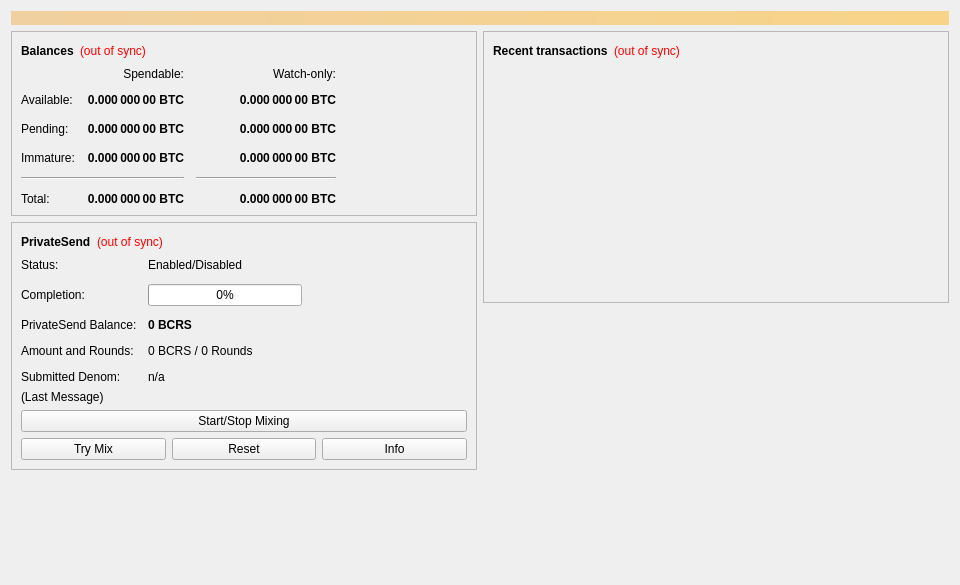
<?xml version="1.0" encoding="UTF-8"?>
<ui version="4.0">
 <class>OverviewPage</class>
 <widget class="QWidget" name="OverviewPage">
  <property name="geometry">
   <rect>
    <x>0</x>
    <y>0</y>
    <width>960</width>
    <height>585</height>
   </rect>
  </property>
  <property name="minimumSize">
   <size>
    <width>960</width>
    <height>0</height>
   </size>
  </property>
  <property name="windowTitle">
   <string>Form</string>
  </property>
  <layout class="QVBoxLayout" name="topLayout">
   <item>
    <widget class="QLabel" name="labelAlerts">
     <property name="visible">
      <bool>false</bool>
     </property>
     <property name="styleSheet">
      <string notr="true">QLabel { background-color: qlineargradient(x1: 0, y1: 0, x2: 1, y2: 0, stop:0 #F0D0A0, stop:1 #F8D488); color:#000000; }</string>
     </property>
     <property name="wordWrap">
      <bool>true</bool>
     </property>
     <property name="margin">
      <number>3</number>
     </property>
     <property name="textInteractionFlags">
      <set>Qt::TextSelectableByMouse</set>
     </property>
    </widget>
   </item>
   <item>
    <layout class="QHBoxLayout" name="horizontalLayout" stretch="1,1">
     <item>
      <layout class="QVBoxLayout" name="verticalLayout_2">
       <item>
        <widget class="QFrame" name="frame">
         <property name="frameShape">
          <enum>QFrame::StyledPanel</enum>
         </property>
         <property name="frameShadow">
          <enum>QFrame::Raised</enum>
         </property>
         <layout class="QVBoxLayout" name="verticalLayout_4">
          <item>
           <layout class="QHBoxLayout" name="horizontalLayout_4">
            <item>
             <widget class="QLabel" name="label_5">
              <property name="font">
               <font>
                <weight>75</weight>
                <bold>true</bold>
               </font>
              </property>
              <property name="text">
               <string>Balances</string>
              </property>
             </widget>
            </item>
            <item>
             <widget class="QLabel" name="labelWalletStatus">
              <property name="toolTip">
               <string>The displayed information may be out of date. Your wallet automatically synchronizes with the Bitcreds network after a connection is established, but this process has not completed yet.</string>
              </property>
              <property name="styleSheet">
               <string notr="true">QLabel { color: red; }</string>
              </property>
              <property name="text">
               <string notr="true">(out of sync)</string>
              </property>
              <property name="alignment">
               <set>Qt::AlignLeading|Qt::AlignLeft|Qt::AlignVCenter</set>
              </property>
             </widget>
            </item>
            <item>
             <spacer name="horizontalSpacer_3">
              <property name="orientation">
               <enum>Qt::Horizontal</enum>
              </property>
              <property name="sizeHint" stdset="0">
               <size>
                <width>40</width>
                <height>20</height>
               </size>
              </property>
             </spacer>
            </item>
           </layout>
          </item>
          <item>
           <layout class="QGridLayout" name="gridLayout">
            <property name="spacing">
             <number>12</number>
            </property>
            <item row="2" column="2">
             <widget class="QLabel" name="labelWatchPending">
              <property name="font">
               <font>
                <weight>75</weight>
                <bold>true</bold>
               </font>
              </property>
              <property name="cursor">
               <cursorShape>IBeamCursor</cursorShape>
              </property>
              <property name="toolTip">
               <string>Unconfirmed transactions to watch-only addresses</string>
              </property>
              <property name="text">
               <string notr="true">0.000 000 00 BTC</string>
              </property>
              <property name="alignment">
               <set>Qt::AlignRight|Qt::AlignTrailing|Qt::AlignVCenter</set>
              </property>
              <property name="textInteractionFlags">
               <set>Qt::LinksAccessibleByMouse|Qt::TextSelectableByKeyboard|Qt::TextSelectableByMouse</set>
              </property>
             </widget>
            </item>
            <item row="2" column="1">
             <widget class="QLabel" name="labelUnconfirmed">
              <property name="font">
               <font>
                <weight>75</weight>
                <bold>true</bold>
               </font>
              </property>
              <property name="cursor">
               <cursorShape>IBeamCursor</cursorShape>
              </property>
              <property name="toolTip">
               <string>Total of transactions that have yet to be confirmed, and do not yet count toward the spendable balance</string>
              </property>
              <property name="text">
               <string notr="true">0.000 000 00 BTC</string>
              </property>
              <property name="alignment">
               <set>Qt::AlignRight|Qt::AlignTrailing|Qt::AlignVCenter</set>
              </property>
              <property name="textInteractionFlags">
               <set>Qt::LinksAccessibleByMouse|Qt::TextSelectableByKeyboard|Qt::TextSelectableByMouse</set>
              </property>
             </widget>
            </item>
            <item row="3" column="2">
             <widget class="QLabel" name="labelWatchImmature">
              <property name="font">
               <font>
                <weight>75</weight>
                <bold>true</bold>
               </font>
              </property>
              <property name="cursor">
               <cursorShape>IBeamCursor</cursorShape>
              </property>
              <property name="toolTip">
               <string>Mined balance in watch-only addresses that has not yet matured</string>
              </property>
              <property name="text">
               <string notr="true">0.000 000 00 BTC</string>
              </property>
              <property name="alignment">
               <set>Qt::AlignRight|Qt::AlignTrailing|Qt::AlignVCenter</set>
              </property>
              <property name="textInteractionFlags">
               <set>Qt::LinksAccessibleByMouse|Qt::TextSelectableByKeyboard|Qt::TextSelectableByMouse</set>
              </property>
             </widget>
            </item>
            <item row="4" column="0" colspan="2">
             <widget class="Line" name="lineSpendableBalance">
              <property name="orientation">
               <enum>Qt::Horizontal</enum>
              </property>
             </widget>
            </item>
            <item row="4" column="2">
             <widget class="Line" name="lineWatchBalance">
              <property name="sizePolicy">
               <sizepolicy hsizetype="Preferred" vsizetype="Fixed">
                <horstretch>0</horstretch>
                <verstretch>0</verstretch>
               </sizepolicy>
              </property>
              <property name="minimumSize">
               <size>
                <width>140</width>
                <height>0</height>
               </size>
              </property>
              <property name="orientation">
               <enum>Qt::Horizontal</enum>
              </property>
             </widget>
            </item>
            <item row="5" column="0">
             <widget class="QLabel" name="labelTotalText">
              <property name="text">
               <string>Total:</string>
              </property>
             </widget>
            </item>
            <item row="3" column="1">
             <widget class="QLabel" name="labelImmature">
              <property name="font">
               <font>
                <weight>75</weight>
                <bold>true</bold>
               </font>
              </property>
              <property name="cursor">
               <cursorShape>IBeamCursor</cursorShape>
              </property>
              <property name="toolTip">
               <string>Mined balance that has not yet matured</string>
              </property>
              <property name="text">
               <string notr="true">0.000 000 00 BTC</string>
              </property>
              <property name="alignment">
               <set>Qt::AlignRight|Qt::AlignTrailing|Qt::AlignVCenter</set>
              </property>
              <property name="textInteractionFlags">
               <set>Qt::LinksAccessibleByMouse|Qt::TextSelectableByKeyboard|Qt::TextSelectableByMouse</set>
              </property>
             </widget>
            </item>
            <item row="2" column="3">
             <spacer name="horizontalSpacer_2">
              <property name="orientation">
               <enum>Qt::Horizontal</enum>
              </property>
              <property name="sizeHint" stdset="0">
               <size>
                <width>40</width>
                <height>20</height>
               </size>
              </property>
             </spacer>
            </item>
            <item row="3" column="0">
             <widget class="QLabel" name="labelImmatureText">
              <property name="text">
               <string>Immature:</string>
              </property>
             </widget>
            </item>
            <item row="5" column="1">
             <widget class="QLabel" name="labelTotal">
              <property name="font">
               <font>
                <weight>75</weight>
                <bold>true</bold>
               </font>
              </property>
              <property name="cursor">
               <cursorShape>IBeamCursor</cursorShape>
              </property>
              <property name="toolTip">
               <string>Your current total balance</string>
              </property>
              <property name="text">
               <string notr="true">0.000 000 00 BTC</string>
              </property>
              <property name="alignment">
               <set>Qt::AlignRight|Qt::AlignTrailing|Qt::AlignVCenter</set>
              </property>
              <property name="textInteractionFlags">
               <set>Qt::LinksAccessibleByMouse|Qt::TextSelectableByKeyboard|Qt::TextSelectableByMouse</set>
              </property>
             </widget>
            </item>
            <item row="5" column="2">
             <widget class="QLabel" name="labelWatchTotal">
              <property name="font">
               <font>
                <weight>75</weight>
                <bold>true</bold>
               </font>
              </property>
              <property name="cursor">
               <cursorShape>IBeamCursor</cursorShape>
              </property>
              <property name="toolTip">
               <string>Current total balance in watch-only addresses</string>
              </property>
              <property name="text">
               <string notr="true">0.000 000 00 BTC</string>
              </property>
              <property name="alignment">
               <set>Qt::AlignRight|Qt::AlignTrailing|Qt::AlignVCenter</set>
              </property>
              <property name="textInteractionFlags">
               <set>Qt::LinksAccessibleByMouse|Qt::TextSelectableByKeyboard|Qt::TextSelectableByMouse</set>
              </property>
             </widget>
            </item>
            <item row="0" column="2">
             <widget class="QLabel" name="labelWatchonly">
              <property name="text">
               <string>Watch-only:</string>
              </property>
              <property name="alignment">
               <set>Qt::AlignRight|Qt::AlignTrailing|Qt::AlignVCenter</set>
              </property>
             </widget>
            </item>
            <item row="1" column="0">
             <widget class="QLabel" name="labelBalanceText">
              <property name="text">
               <string>Available:</string>
              </property>
             </widget>
            </item>
            <item row="1" column="1">
             <widget class="QLabel" name="labelBalance">
              <property name="font">
               <font>
                <weight>75</weight>
                <bold>true</bold>
               </font>
              </property>
              <property name="cursor">
               <cursorShape>IBeamCursor</cursorShape>
              </property>
              <property name="toolTip">
               <string>Your current spendable balance</string>
              </property>
              <property name="text">
               <string notr="true">0.000 000 00 BTC</string>
              </property>
              <property name="alignment">
               <set>Qt::AlignRight|Qt::AlignTrailing|Qt::AlignVCenter</set>
              </property>
              <property name="textInteractionFlags">
               <set>Qt::LinksAccessibleByMouse|Qt::TextSelectableByKeyboard|Qt::TextSelectableByMouse</set>
              </property>
             </widget>
            </item>
            <item row="1" column="2">
             <widget class="QLabel" name="labelWatchAvailable">
              <property name="font">
               <font>
                <weight>75</weight>
                <bold>true</bold>
               </font>
              </property>
              <property name="cursor">
               <cursorShape>IBeamCursor</cursorShape>
              </property>
              <property name="toolTip">
               <string>Your current balance in watch-only addresses</string>
              </property>
              <property name="text">
               <string notr="true">0.000 000 00 BTC</string>
              </property>
              <property name="alignment">
               <set>Qt::AlignRight|Qt::AlignTrailing|Qt::AlignVCenter</set>
              </property>
              <property name="textInteractionFlags">
               <set>Qt::LinksAccessibleByMouse|Qt::TextSelectableByKeyboard|Qt::TextSelectableByMouse</set>
              </property>
             </widget>
            </item>
            <item row="2" column="0">
             <widget class="QLabel" name="labelPendingText">
              <property name="text">
               <string>Pending:</string>
              </property>
             </widget>
            </item>
            <item row="0" column="1">
             <widget class="QLabel" name="labelSpendable">
              <property name="text">
               <string>Spendable:</string>
              </property>
              <property name="alignment">
               <set>Qt::AlignRight|Qt::AlignTrailing|Qt::AlignVCenter</set>
              </property>
             </widget>
            </item>
           </layout>
          </item>
         </layout>
        </widget>
       </item>
       <item>
        <widget class="QFrame" name="framePrivateSend">
         <property name="layoutDirection">
          <enum>Qt::LeftToRight</enum>
         </property>
         <property name="frameShape">
          <enum>QFrame::StyledPanel</enum>
         </property>
         <property name="frameShadow">
          <enum>QFrame::Raised</enum>
         </property>
         <layout class="QVBoxLayout" name="VerticalLayout_PS1">
          <item>
           <layout class="QHBoxLayout" name="horizontalLayout_5">
            <item>
             <widget class="QLabel" name="labelPrivateSendHeader">
              <property name="font">
               <font>
                <weight>75</weight>
                <bold>true</bold>
               </font>
              </property>
              <property name="text">
               <string>PrivateSend</string>
              </property>
             </widget>
            </item>
            <item>
             <widget class="QLabel" name="labelPrivateSendSyncStatus">
              <property name="toolTip">
               <string>The displayed information may be out of date. Your wallet automatically synchronizes with the Bitcreds network after a connection is established, but this process has not completed yet.</string>
              </property>
              <property name="styleSheet">
               <string notr="true">QLabel { color: red; }</string>
              </property>
              <property name="text">
               <string notr="true">(out of sync)</string>
              </property>
              <property name="alignment">
               <set>Qt::AlignLeading|Qt::AlignLeft|Qt::AlignVCenter</set>
              </property>
             </widget>
            </item>
            <item>
             <spacer name="horizontalSpacer_4">
              <property name="orientation">
               <enum>Qt::Horizontal</enum>
              </property>
              <property name="sizeHint" stdset="0">
               <size>
                <width>40</width>
                <height>20</height>
               </size>
              </property>
             </spacer>
            </item>
           </layout>
          </item>
          <item>
           <layout class="QFormLayout" name="privateSendFormLayout">
            <property name="fieldGrowthPolicy">
             <enum>QFormLayout::AllNonFixedFieldsGrow</enum>
            </property>
            <property name="horizontalSpacing">
             <number>11</number>
            </property>
            <property name="verticalSpacing">
             <number>12</number>
            </property>
            <item row="0" column="0">
             <widget class="QLabel" name="labelPrivateSendEnabledText">
              <property name="text">
               <string>Status:</string>
              </property>
             </widget>
            </item>
            <item row="0" column="1">
             <widget class="QLabel" name="labelPrivateSendEnabled">
              <property name="text">
               <string>Enabled/Disabled</string>
              </property>
             </widget>
            </item>
            <item row="1" column="0">
             <widget class="QLabel" name="labelCompletitionText">
              <property name="text">
               <string>Completion:</string>
              </property>
             </widget>
            </item>
            <item row="1" column="1">
             <widget class="QProgressBar" name="privateSendProgress">
              <property name="maximumSize">
               <size>
                <width>154</width>
                <height>16777215</height>
               </size>
              </property>
              <property name="value">
               <number>0</number>
              </property>
             </widget>
            </item>
            <item row="2" column="0">
             <widget class="QLabel" name="labelAnonymizedText">
              <property name="text">
               <string>PrivateSend Balance:</string>
              </property>
             </widget>
            </item>
            <item row="2" column="1">
             <widget class="QLabel" name="labelAnonymized">
              <property name="font">
               <font>
                <weight>75</weight>
                <bold>true</bold>
               </font>
              </property>
              <property name="text">
               <string notr="true">0 BCRS</string>
              </property>
             </widget>
            </item>
            <item row="3" column="0">
             <widget class="QLabel" name="labelAmountAndRoundsText">
              <property name="text">
               <string>Amount and Rounds:</string>
              </property>
             </widget>
            </item>
            <item row="3" column="1">
             <widget class="QLabel" name="labelAmountRounds">
              <property name="text">
               <string>0 BCRS / 0 Rounds</string>
              </property>
             </widget>
            </item>
            <item row="4" column="0">
             <widget class="QLabel" name="labelSubmittedDenomText">
              <property name="text">
               <string>Submitted Denom:</string>
              </property>
             </widget>
            </item>
            <item row="4" column="1">
             <widget class="QLabel" name="labelSubmittedDenom">
              <property name="toolTip">
               <string>The denominations you submitted to the Masternode.&lt;br&gt;To mix, other users must submit the exact same denominations.</string>
              </property>
              <property name="text">
               <string>n/a</string>
              </property>
             </widget>
            </item>
           </layout>
          </item>
          <item>
           <layout class="QVBoxLayout" name="VerticalLayout_PS">
            <item>
             <widget class="QLabel" name="labelPrivateSendLastMessage">
              <property name="text">
               <string>(Last Message)</string>
              </property>
              <property name="alignment">
               <set>Qt::AlignLeading|Qt::AlignLeft|Qt::AlignTop</set>
              </property>
              <property name="wordWrap">
               <bool>true</bool>
              </property>
             </widget>
            </item>
            <item>
             <widget class="QPushButton" name="togglePrivateSend">
              <property name="sizePolicy">
               <sizepolicy hsizetype="MinimumExpanding" vsizetype="Fixed">
                <horstretch>0</horstretch>
                <verstretch>0</verstretch>
               </sizepolicy>
              </property>
              <property name="text">
               <string>Start/Stop Mixing</string>
              </property>
             </widget>
            </item>
            <item>
             <layout class="QHBoxLayout" name="horizontalLayout_debugbuttons">
              <item>
               <widget class="QPushButton" name="privateSendAuto">
                <property name="sizePolicy">
                 <sizepolicy hsizetype="MinimumExpanding" vsizetype="Fixed">
                  <horstretch>0</horstretch>
                  <verstretch>0</verstretch>
                 </sizepolicy>
                </property>
                <property name="toolTip">
                 <string>Try to manually submit a PrivateSend request.</string>
                </property>
                <property name="text">
                 <string>Try Mix</string>
                </property>
               </widget>
              </item>
              <item>
               <widget class="QPushButton" name="privateSendReset">
                <property name="sizePolicy">
                 <sizepolicy hsizetype="MinimumExpanding" vsizetype="Fixed">
                  <horstretch>0</horstretch>
                  <verstretch>0</verstretch>
                 </sizepolicy>
                </property>
                <property name="toolTip">
                 <string>Reset the current status of PrivateSend (can interrupt PrivateSend if it's in the process of Mixing, which can cost you money!)</string>
                </property>
                <property name="autoFillBackground">
                 <bool>false</bool>
                </property>
                <property name="text">
                 <string>Reset</string>
                </property>
               </widget>
              </item>
              <item>
               <widget class="QPushButton" name="privateSendInfo">
                <property name="sizePolicy">
                 <sizepolicy hsizetype="MinimumExpanding" vsizetype="Fixed">
                  <horstretch>0</horstretch>
                  <verstretch>0</verstretch>
                 </sizepolicy>
                </property>
                <property name="toolTip">
                 <string>Information about PrivateSend and Mixing</string>
                </property>
                <property name="text">
                 <string>Info</string>
                </property>
               </widget>
              </item>
             </layout>
            </item>
           </layout>
          </item>
         </layout>
        </widget>
       </item>
       <item>
        <spacer name="verticalSpacer">
         <property name="orientation">
          <enum>Qt::Vertical</enum>
         </property>
         <property name="sizeHint" stdset="0">
          <size>
           <width>20</width>
           <height>40</height>
          </size>
         </property>
        </spacer>
       </item>
      </layout>
     </item>
     <item>
      <layout class="QVBoxLayout" name="verticalLayout_3">
       <item>
        <widget class="QFrame" name="frame_2">
         <property name="frameShape">
          <enum>QFrame::StyledPanel</enum>
         </property>
         <property name="frameShadow">
          <enum>QFrame::Raised</enum>
         </property>
         <layout class="QVBoxLayout" name="verticalLayout">
          <item>
           <layout class="QHBoxLayout" name="horizontalLayout_2">
            <item>
             <widget class="QLabel" name="label_4">
              <property name="font">
               <font>
                <weight>75</weight>
                <bold>true</bold>
               </font>
              </property>
              <property name="text">
               <string>Recent transactions</string>
              </property>
             </widget>
            </item>
            <item>
             <widget class="QLabel" name="labelTransactionsStatus">
              <property name="toolTip">
               <string>The displayed information may be out of date. Your wallet automatically synchronizes with the Bitcreds network after a connection is established, but this process has not completed yet.</string>
              </property>
              <property name="styleSheet">
               <string notr="true">QLabel { color: red; }</string>
              </property>
              <property name="text">
               <string notr="true">(out of sync)</string>
              </property>
              <property name="alignment">
               <set>Qt::AlignLeading|Qt::AlignLeft|Qt::AlignVCenter</set>
              </property>
             </widget>
            </item>
            <item>
             <spacer name="horizontalSpacer">
              <property name="orientation">
               <enum>Qt::Horizontal</enum>
              </property>
              <property name="sizeHint" stdset="0">
               <size>
                <width>40</width>
                <height>20</height>
               </size>
              </property>
             </spacer>
            </item>
           </layout>
          </item>
          <item>
           <widget class="QListView" name="listTransactions">
            <property name="styleSheet">
             <string notr="true">QListView { background: transparent; }</string>
            </property>
            <property name="frameShape">
             <enum>QFrame::NoFrame</enum>
            </property>
            <property name="verticalScrollBarPolicy">
             <enum>Qt::ScrollBarAlwaysOff</enum>
            </property>
            <property name="horizontalScrollBarPolicy">
             <enum>Qt::ScrollBarAlwaysOff</enum>
            </property>
            <property name="selectionMode">
             <enum>QAbstractItemView::NoSelection</enum>
            </property>
           </widget>
          </item>
         </layout>
        </widget>
       </item>
       <item>
        <spacer name="verticalSpacer_2">
         <property name="orientation">
          <enum>Qt::Vertical</enum>
         </property>
         <property name="sizeHint" stdset="0">
          <size>
           <width>20</width>
           <height>40</height>
          </size>
         </property>
        </spacer>
       </item>
      </layout>
     </item>
    </layout>
   </item>
  </layout>
 </widget>
 <resources/>
 <connections/>
</ui>
